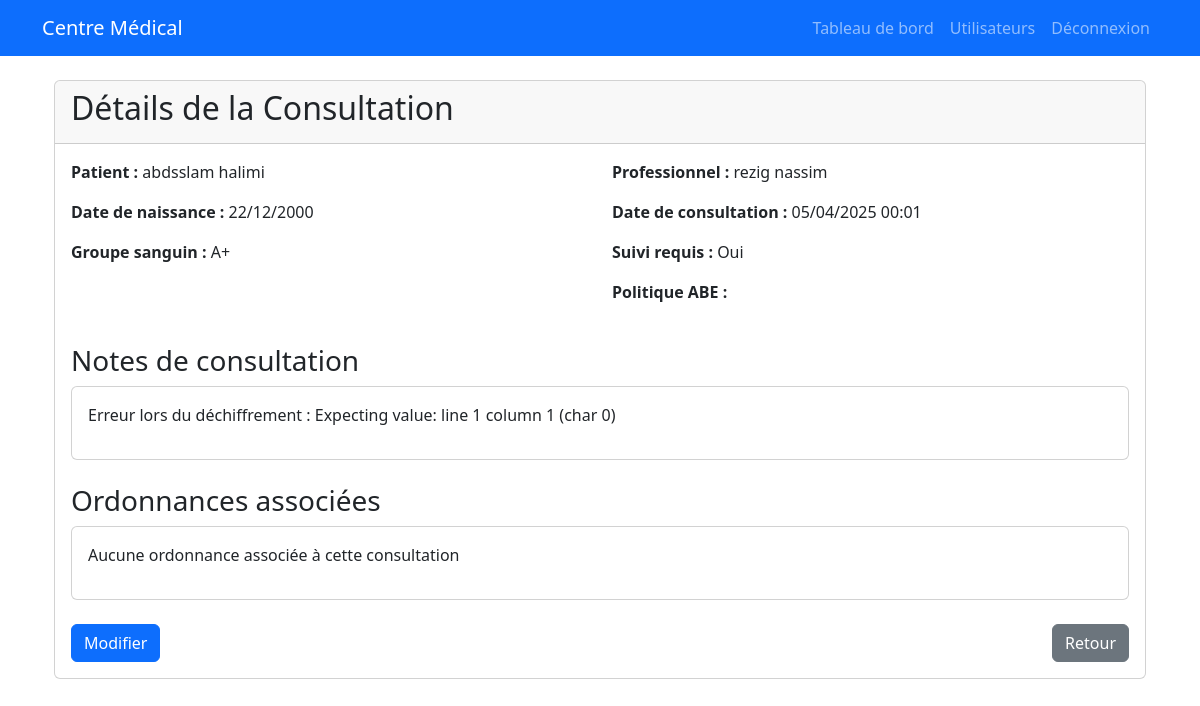
Page /accounts/consultations/29/ (signed in) on the committed database.
### accounts/models.py (models this page shows, shortened)
class Consultation(models.Model):
        patient = models.ForeignKey('Patient', on_delete=models.CASCADE, related_name='consultations')
        professional = models.ForeignKey(settings.AUTH_USER_MODEL, on_delete=models.SET_NULL, null=True)
        date = models.DateTimeField(auto_now_add=True)
        encrypted_notes = models.BinaryField()
        abe_policy = models.TextField()
        follow_up_required = models.BooleanField(default=False)

class Patient(models.Model):
    user = models.OneToOneField(
        settings.AUTH_USER_MODEL,
        on_delete=models.CASCADE,
        related_name='patient_profile'
    )
    date_of_birth = models.DateField()
    blood_type = models.CharField(max_length=3)
    encrypted_insurance = models.BinaryField()

class User(AbstractUser):
    ROLE_CHOICES = (
        ('ADMIN', 'Administrateur'),
        ('MEDECIN', 'Médecin'),
        ('PATIENT', 'Patient'),
        ('RADIOLOGUE', 'Radiologue'),
        ('LABORANTIN', 'Laborantin'),
        ('PRATICIEN', 'Praticien de santé'),
    )
    email = models.EmailField(unique=True)
    role = models.CharField(max_length=15, choices=ROLE_CHOICES, default='PATIENT')
    created_by = models.ForeignKey('self', on_delete=models.SET_NULL, null=True, blank=True, related_name='created_users')
    USERNAME_FIELD = 'email'
    REQUIRED_FIELDS = []
    objects = UserManager()
    @property
    def is_admin(self):
        return self.role == 'ADMIN'
    @property
    def is_medecin(self):
        return self.role == 'MEDECIN'
    @property
    def is_laborantin(self):
        return self.role == 'LABORANTIN'
    @property
    def is_praticien(self):
        return self.role == 'PRATICIEN'

### accounts/views.py (the view, shortened to what this page needs)
# urls.py: path('consultations/<int:pk>/', views.ConsultationDetailView.as_view(), name='consultation_detail'),
class ConsultationDetailView(UserPassesTestMixin, DetailView):
    model = Consultation
    template_name = 'accounts/consultation_detail.html'
    context_object_name = 'consultation'
    def test_func(self):
        consultation = self.get_object()
        if self.request.user.is_admin:
            return True
    def get_context_data(self, **kwargs):
        context = super().get_context_data(**kwargs)
        consultation = self.get_object()
        context['prescriptions'] = consultation.prescriptions.all()
        decrypted_notes = None
        try:
            if consultation.encrypted_notes:
                from .ibe_config import ibe_decrypt
                identity = self.request.user.email
                decrypted_value = ibe_decrypt(consultation.encrypted_notes, identity)
                if decrypted_value and not decrypted_value.startswith('Erreur'):
                    decrypted_notes = decrypted_value
        except Exception as e:
            print(f"Erreur lors du déchiffrement IBE : {e}")
            decrypted_notes = 100
        context['decrypted_notes'] = decrypted_value
        return context

### accounts/ibe_config.py (called while the page is built)
def ibe_decrypt(encrypted_data, email):
    try:
        encrypted_dict = json.loads(encrypted_data.decode('utf-8'))
        private_key = ibe_system.extract_private_key(email)
        if 'U' not in encrypted_dict or 'V' not in encrypted_dict:
            raise ValueError("Format des données chiffrées invalide.")
        decrypted_value = ibe_system.decrypt(encrypted_dict, private_key, email)
        return str(decrypted_value)
    except Exception as e:
        return f"Erreur lors du déchiffrement : {str(e)}"

### accounts/templates/accounts/consultation_detail.html (shortened to what this page needs)
{% extends 'base.html' %}
{% block content %}
<div class="container mt-4">
    <div class="card">
        <div class="card-header">
            <h2>Détails de la Consultation</h2>
        </div>
        <div class="card-body">
            <div class="row mb-4">
                <div class="col-md-6">
                    <p><strong>Patient :</strong> {{ consultation.patient.user.get_full_name|default:consultation.patient.user.email }}</p>
                    <p><strong>Date de naissance :</strong> {{ consultation.patient.date_of_birth|date:"d/m/Y" }}</p>
                    <p><strong>Groupe sanguin :</strong> {{ consultation.patient.blood_type }}</p>
                </div>
                <div class="col-md-6">
                    <p><strong>Professionnel :</strong> {{ consultation.professional.get_full_name|default:consultation.professional.email }}</p>
                    <p><strong>Date de consultation :</strong> {{ consultation.date|date:"d/m/Y H:i" }}</p>
                    <p><strong>Suivi requis :</strong> {% if consultation.follow_up_required %}Oui{% else %}Non{% endif %}</p>
                    <p><strong>Politique ABE :</strong> {{ consultation.abe_policy }}</p>
                </div>
            </div>
            <h3>Notes de consultation</h3>
            <div class="card mb-4">
                <div class="card-body">
                    {% if decrypted_notes %}
                        <div class="consultation-notes">
                            {{ decrypted_notes|linebreaks }}
                        </div>
                    {% else %}
                        <div class="alert alert-warning">
                            Vous n'avez pas les autorisations nécessaires pour déchiffrer ces notes ou une erreur s'est produite lors du déchiffrement.
                        </div>
                    {% endif %}
                </div>
            </div>
            <h3>Ordonnances associées</h3>
            <div class="card mb-4">
                <div class="card-body">
                    {% if prescriptions %}
                        <table class="table table-striped">
                            <thead>
                                <tr>
                                    <th>Date d'émission</th>
                                    <th>Validité</th>
                                    <th>Actions</th>
                                </tr>
                            </thead>
                            <tbody>
                                {% for prescription in prescriptions %}
                                <tr>
                                    <td>{{ prescription.issue_date|date:"d/m/Y" }}</td>
                                    <td>{{ prescription.validity_days }} jours</td>
                                    <td>
                                        <a href="{% url 'prescription_detail' prescription.id %}" class="btn btn-sm btn-primary">Voir</a>
                                    </td>
                                </tr>
                                {% endfor %}
                            </tbody>
                        </table>
                    {% else %}
                        <p>Aucune ordonnance associée à cette consultation</p>
                    {% endif %}
                </div>
            </div>
            <div class="d-flex justify-content-between mt-4">
                <div>
                    {% if request.user.is_admin or request.user == consultation.professional %}
                    <a href="{% url 'consultation_update' consultation.id %}" class="btn btn-primary">Modifier</a>
                    {% endif %}
                </div>
                <a href="javascript:history.back()" class="btn btn-secondary">Retour</a>
            </div>
        </div>
    </div>
</div>
{% endblock %}

### rows in the picture
Consultation: patient.user.get_full_name "abdsslam halimi", patient.date_of_birth "22/12/2000", patient.blood_type "A+", professional.get_full_name "rezig nassim", date "05/04/2025 00:01"

### other values in the picture
{{ decrypted_notes|linebreaks }} "Erreur lors du déchiffrement : Expecting value: line 1 column 1 (char 0)"
